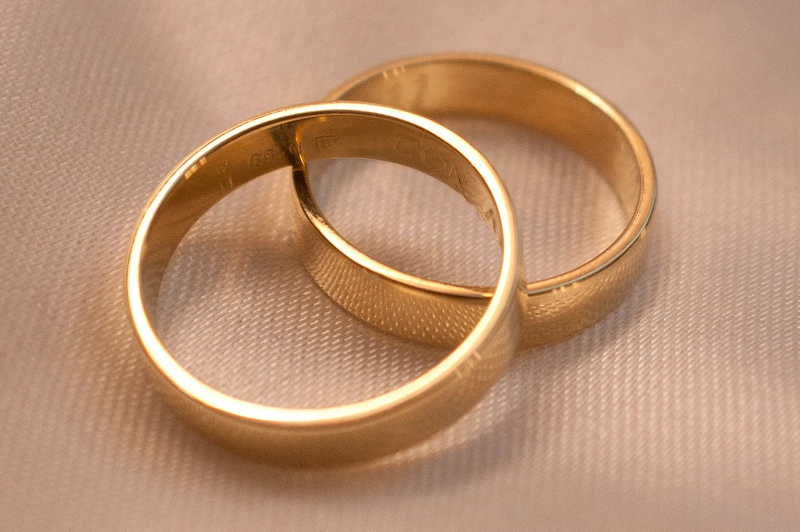
#> input picture photos/alliances-1600.webp, 1600 x 1063 px, given in place of 1616241673111-508b4662c707.jpg, which was not available (shown at 1/2 size)
$ python photos.py ../photos/alliances-1600.webp ../photos/anniversaire-1600.webp
#> lines starting #> are read from the running program, lines starting #| are printed output that depends on the picture
# Prepare les photos de l'apercu Gravophoto (LocWeb, 2026-11-02).
# Unsplash (licence libre), comme toujours avant paiement ; ses vraies photos
# prendront leur place a la mise en ligne.
# Usage : python -I _source/photos.py <dossier des photos Unsplash HD> <logo.png>
import os, sys, json
from PIL import Image, ImageOps

SRC, LOGO = sys.argv[1], sys.argv[2]
ICI = os.path.dirname(os.path.abspath(__file__))
DST = os.path.join(ICI, '..', 'photos')
os.makedirs(DST, exist_ok=True)

# nom : (id Unsplash, recadrage en fractions gauche, haut, droite, bas)
PHOTOS = {
    'mug-fenetre': ('1616241673111-508b4662c707', (.12, .18, .95, .90)),
    'tshirt-enfant': ('1622290291468-a28f7a7dc6a8', None),
    'serviettes-brodees': ('1766727923661-35e86cf71b46', None),
    'coussins': ('1553114552-c4ece3a33c93', None),
    'gravure-bois': ('1600181897467-dcdadfe88cd4', None),
    'gravure-verres': ('1730646121756-80c8704b170d', None),
    'miroir-led': ('1644916925115-97ef330ab793', None),
    'pendentif': ('1588575788949-dc6e8d9f76c9', None),
    'boule-noel': ('1576437681128-bef30e414bd1', None),
    'cadeau-mains': ('1512909006721-3d6018887383', None),
}

dims = {}
for nom, (src, cadre) in PHOTOS.items():
    im = ImageOps.exif_transpose(Image.open(os.path.join(SRC, src + '.jpg'))).convert('RGB')
#> im is the input picture: PIL image 1600x1063 RGB; mean R, G, B 185.5, 145.6, 117.7
    if cadre:
        g, h, d, b = cadre
        im = im.crop((round(im.width * g), round(im.height * h), round(im.width * d), round(im.height * b)))
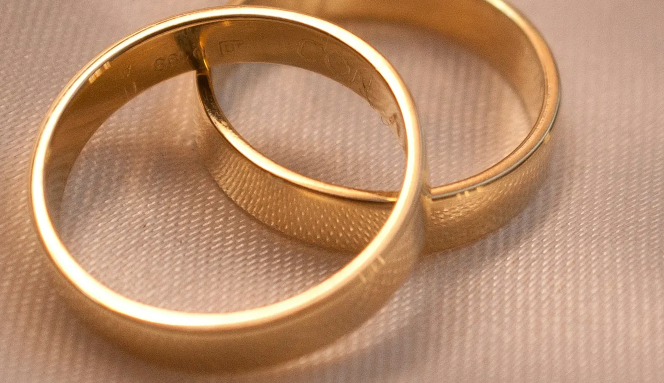
#> im: PIL image 1328x766 RGB (shown at 1/2 size); mean R, G, B 183.7, 141.8, 110.1
    for larg in (1600, 800):
        c = im if im.width <= larg else im.resize((larg, round(im.height * larg / im.width)), Image.LANCZOS)
        c.save(os.path.join(DST, f'{nom}-{larg}.webp'), 'WEBP', quality=78, method=6)
#> this loop made 2 passes
#> pass 2, `c = im if im.width <= larg else im.resize((larg, round(im.height * lar..`:
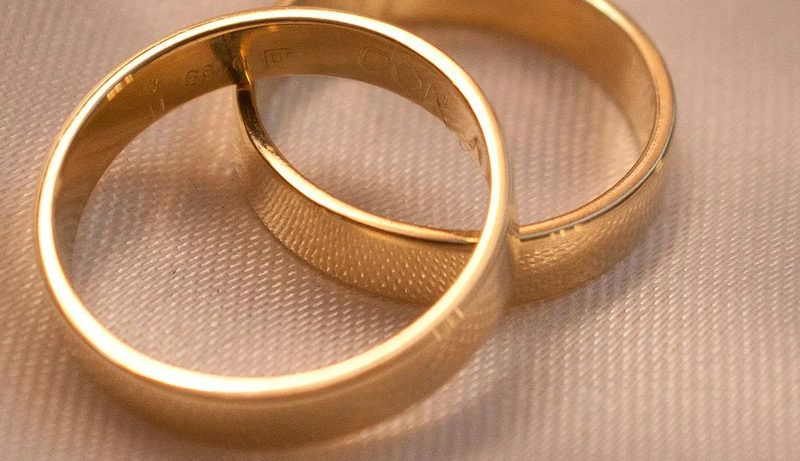
#> c: PIL image 800x461 RGB; mean R, G, B 183.7, 141.8, 110.1
    big = Image.open(os.path.join(DST, f'{nom}-1600.webp'))
    dims[nom] = {'l': big.width, 'h': big.height}
    print(f'{nom:24s} {big.width}x{big.height}')
#| mug-fenetre              1328x766
#> pass 2 of the loop `for nom, (src, cadre) in PHOTOS.items():`:
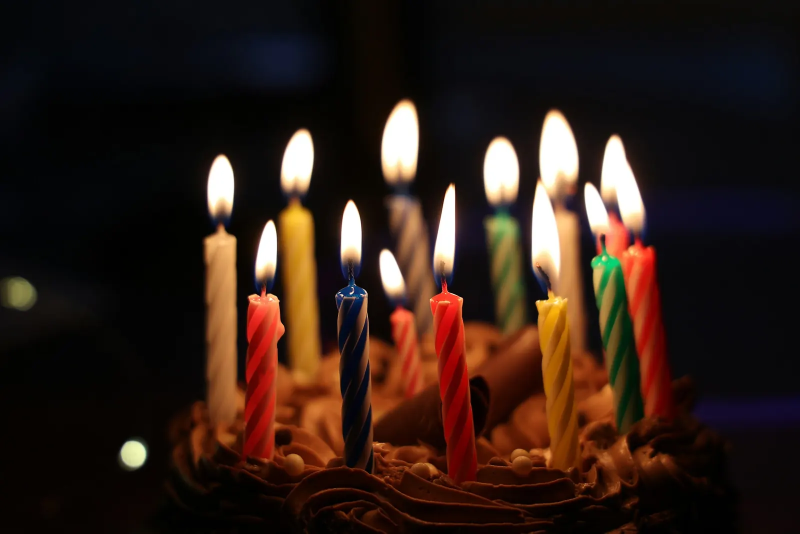
#> input picture photos/anniversaire-1600.webp, 1600 x 1067 px, given in place of 1622290291468-a28f7a7dc6a8.jpg, which was not available (shown at 1/2 size)
#> im is the input picture: PIL image 1600x1067 RGB; mean R, G, B 48.2, 30.8, 23.1
#> the loop `for larg in (1600, 800):` made 2 passes
#> pass 2, `c = im if im.width <= larg else im.resize((larg, round(im.height * lar..`:
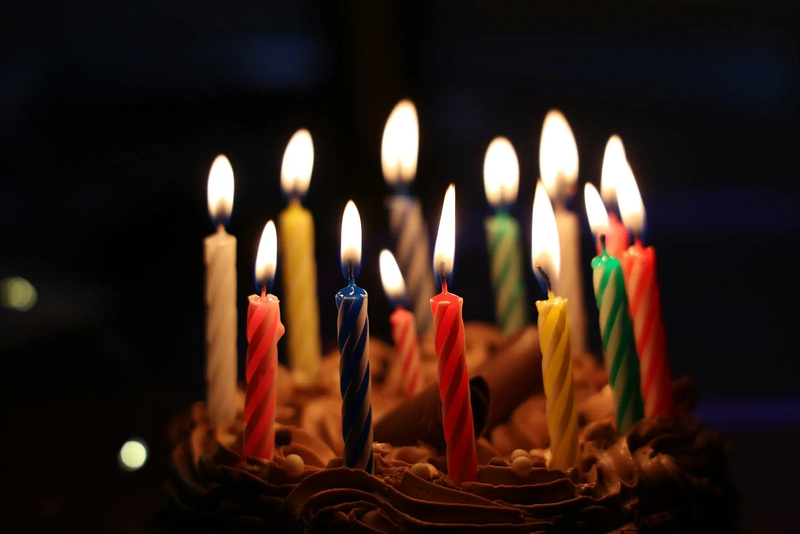
#> c: PIL image 800x534 RGB; mean R, G, B 48.1, 30.8, 23.1
#> big: PIL image 1600x1067 RGB
#| tshirt-enfant            1600x1067
#> (the run stopped early here; a loop or call above may not have finished)
